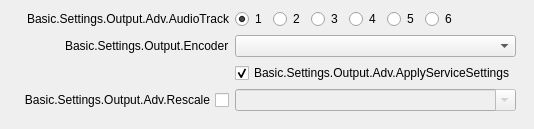
                   <widget class="QWidget" name="advOutputStreamTab">
                    <attribute name="title">
                     <string>Basic.Settings.Output.Adv.Streaming</string>
                    </attribute>
                    <layout class="QVBoxLayout" name="verticalLayout_12">
                     <property name="leftMargin">
                      <number>9</number>
                     </property>
                     <property name="topMargin">
                      <number>0</number>
                     </property>
                     <property name="rightMargin">
                      <number>9</number>
                     </property>
                     <property name="bottomMargin">
                      <number>9</number>
                     </property>
                     <item alignment="Qt::AlignTop">
                      <widget class="QWidget" name="widget_4" native="true">
                       <layout class="QVBoxLayout" name="verticalLayout_14">
                        <property name="spacing">
                         <number>0</number>
                        </property>
                        <property name="leftMargin">
                         <number>0</number>
                        </property>
                        <property name="topMargin">
                         <number>0</number>
                        </property>
                        <property name="rightMargin">
                         <number>0</number>
                        </property>
                        <property name="bottomMargin">
                         <number>0</number>
                        </property>
                        <item>
                         <widget class="QWidget" name="advOutTopContainer" native="true">
                          <property name="sizePolicy">
                           <sizepolicy hsizetype="Preferred" vsizetype="Maximum">
                            <horstretch>0</horstretch>
                            <verstretch>0</verstretch>
                           </sizepolicy>
                          </property>
                          <layout class="QFormLayout" name="formLayout_7">
                           <property name="fieldGrowthPolicy">
                            <enum>QFormLayout::AllNonFixedFieldsGrow</enum>
                           </property>
                           <property name="labelAlignment">
                            <set>Qt::AlignRight|Qt::AlignTrailing|Qt::AlignVCenter</set>
                           </property>
                           <item row="1" column="0">
                            <widget class="QLabel" name="label_28">
                             <property name="minimumSize">
                              <size>
                               <width>170</width>
                               <height>0</height>
                              </size>
                             </property>
                             <property name="text">
                              <string>Basic.Settings.Output.Adv.AudioTrack</string>
                             </property>
                             <property name="alignment">
                              <set>Qt::AlignRight|Qt::AlignTrailing|Qt::AlignVCenter</set>
                             </property>
                            </widget>
                           </item>
                           <item row="1" column="1">
                            <widget class="QWidget" name="widget_8" native="true">
                             <property name="sizePolicy">
                              <sizepolicy hsizetype="Maximum" vsizetype="Preferred">
                               <horstretch>0</horstretch>
                               <verstretch>0</verstretch>
                              </sizepolicy>
                             </property>
                             <layout class="QHBoxLayout" name="horizontalLayout_7">
                              <property name="leftMargin">
                               <number>0</number>
                              </property>
                              <property name="topMargin">
                               <number>0</number>
                              </property>
                              <property name="rightMargin">
                               <number>0</number>
                              </property>
                              <property name="bottomMargin">
                               <number>0</number>
                              </property>
                              <item>
                               <widget class="QRadioButton" name="advOutTrack1">
                                <property name="text">
                                 <string notr="true">1</string>
                                </property>
                                <property name="checked">
                                 <bool>true</bool>
                                </property>
                               </widget>
                              </item>
                              <item>
                               <widget class="QRadioButton" name="advOutTrack2">
                                <property name="text">
                                 <string notr="true">2</string>
                                </property>
                               </widget>
                              </item>
                              <item>
                               <widget class="QRadioButton" name="advOutTrack3">
                                <property name="text">
                                 <string notr="true">3</string>
                                </property>
                               </widget>
                              </item>
                              <item>
                               <widget class="QRadioButton" name="advOutTrack4">
                                <property name="text">
                                 <string notr="true">4</string>
                                </property>
                               </widget>
                              </item>
                              <item>
                               <widget class="QRadioButton" name="advOutTrack5">
                                <property name="text">
                                 <string notr="true">5</string>
                                </property>
                               </widget>
                              </item>
                              <item>
                               <widget class="QRadioButton" name="advOutTrack6">
                                <property name="text">
                                 <string notr="true">6</string>
                                </property>
                               </widget>
                              </item>
                             </layout>
                            </widget>
                           </item>
                           <item row="2" column="0">
                            <widget class="QLabel" name="advOutEncLabel">
                             <property name="text">
                              <string>Basic.Settings.Output.Encoder</string>
                             </property>
                             <property name="buddy">
                              <cstring>advOutEncoder</cstring>
                             </property>
                            </widget>
                           </item>
                           <item row="2" column="1">
                            <widget class="QComboBox" name="advOutEncoder"/>
                           </item>
                           <item row="3" column="1">
                            <widget class="QCheckBox" name="advOutApplyService">
                             <property name="text">
                              <string>Basic.Settings.Output.Adv.ApplyServiceSettings</string>
                             </property>
                             <property name="checked">
                              <bool>true</bool>
                             </property>
                            </widget>
                           </item>
                           <item row="4" column="0">
                            <widget class="QCheckBox" name="advOutUseRescale">
                             <property name="sizePolicy">
                              <sizepolicy hsizetype="Minimum" vsizetype="Expanding">
                               <horstretch>0</horstretch>
                               <verstretch>0</verstretch>
                              </sizepolicy>
                             </property>
                             <property name="layoutDirection">
                              <enum>Qt::RightToLeft</enum>
                             </property>
                             <property name="text">
                              <string>Basic.Settings.Output.Adv.Rescale</string>
                             </property>
                            </widget>
                           </item>
                           <item row="4" column="1">
                            <widget class="QComboBox" name="advOutRescale">
                             <property name="enabled">
                              <bool>false</bool>
                             </property>
                             <property name="editable">
                              <bool>true</bool>
                             </property>
                            </widget>
                           </item>
                          </layout>
                         </widget>
                        </item>
                       </layout>
                      </widget>
                     </item>
                    </layout>
                   </widget>
